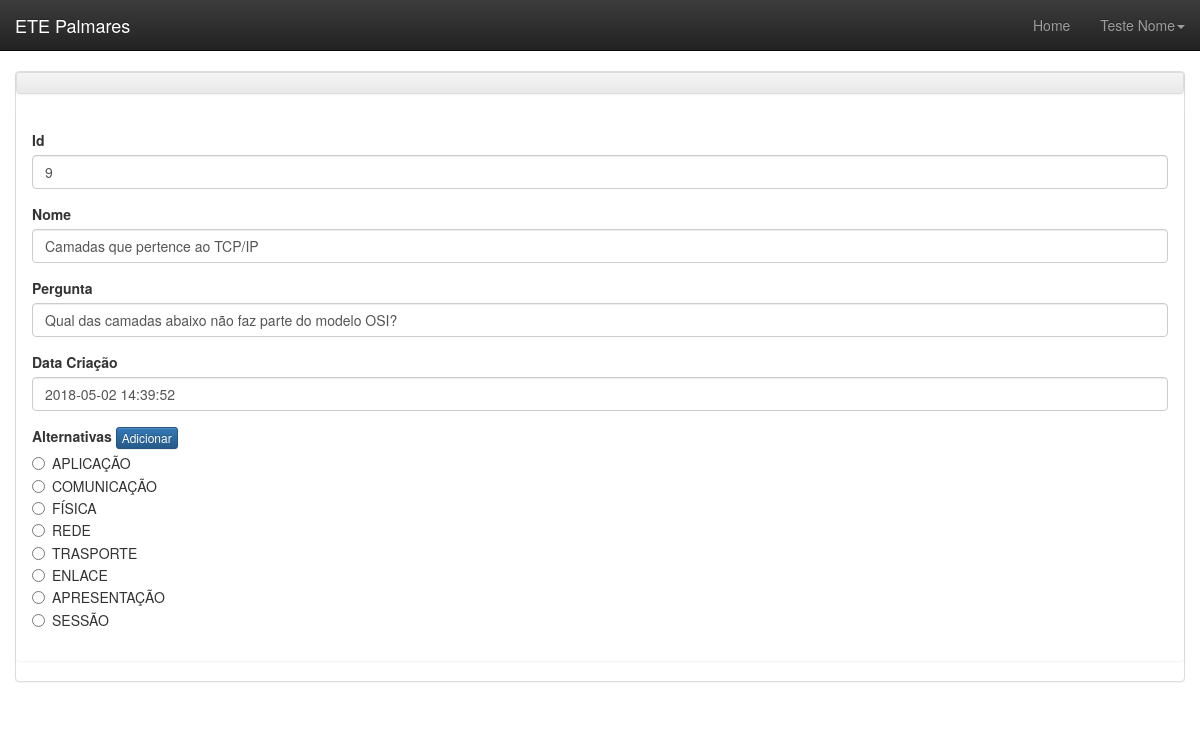
The app's page /questao_multi_escolha.php?id=9 (signed in) with its own data.
### tables this page shows
CREATE TABLE `disciplina_assunto_questao` (
  `disciplina_assunto_questao_id_assunto` int(11) NOT NULL,
  `disciplina_assunto_questao_id` int(11) NOT NULL,
  `disciplina_assunto_questao_nome` varchar(50) NOT NULL,
  `disciplina_assunto_questao_pergunta` varchar(500) NOT NULL,
  `disciplina_assunto_questao_mutipla_escolha` smallint(1) NOT NULL,
  `disciplina_assunto_questao_creat_at` datetime NOT NULL DEFAULT CURRENT_TIMESTAMP,
  `disciplina_assunto_questao_update_at` datetime DEFAULT NULL
);

CREATE TABLE `disciplina_assunto_questao_mutipla_escolha` (
  `disciplina_assunto_questao_id` int(11) NOT NULL,
  `disciplina_assunto_questao_mutipla_escolha_id` int(11) NOT NULL,
  `disciplina_assunto_questao_mutipla_escolha_text` varchar(250) NOT NULL
);

### class/questões.php (called while the page is built, shortened)
<?php
	class Questões extends Configdb
	{
		var $conn;
		function __construct()
		{
			$this->conn = new PDO('mysql:host='.$this->host.';dbname='.$this->dbname, $this->user, $this->password, array(PDO::MYSQL_ATTR_INIT_COMMAND => "SET NAMES utf8"));
		}
		function getQuestaoMultiEscolha($disciplina_assunto_questao_id){
			$star = $this->conn->prepare("
				SELECT
		            *
		        FROM
		            disciplina_assunto_questao AS Q
		        WHERE
		            Q.disciplina_assunto_questao_id = :disciplina_assunto_id
				");
    		$star->bindValue(":disciplina_assunto_id", $disciplina_assunto_questao_id , PDO::PARAM_INT);
			$run = $star->execute();
			$rs = $star->fetch(PDO::FETCH_ASSOC);
			return $rs;
		}
		function getQuestaoMultiEscolhaAlternativas($disciplina_assunto_questao_id){
			$star = $this->conn->prepare("
				SELECT
		            *
		        FROM
		            disciplina_assunto_questao_mutipla_escolha AS M
		        WHERE
		            M.disciplina_assunto_questao_id = :disciplina_assunto_id
		    ");
		    $star->bindValue(":disciplina_assunto_id", $disciplina_assunto_questao_id , PDO::PARAM_INT);
			$star->execute();
			return $star;
		}
	}
?>

### questao_multi_escolha.php (the view, shortened to what this page needs)
<?php
    require './class/questões.php';
    $questaD = new Questões();
    $disciplina_assunto_questao_id = (isset($_GET['id']))? $_GET['id'] : null;
    $questao = $questaD->getQuestaoMultiEscolha($disciplina_assunto_questao_id);
    $alternativas = $questaD->getQuestaoMultiEscolhaAlternativas($disciplina_assunto_questao_id);
?>
<!DOCTYPE html>
<html>
    <head>
        <?php include './template/header.php'; ?>
    </head>
    <body>
        <?php include './template/navbar.php'; ?>
        <div class="container">
             <div class="row" >
                <div class="panel panel-default">
                    <div class="panel panel-heading"></div>
                    <div class="panel panel-body">
                        <form class="form">
                            <div class="form-group">
                                <label for="IdQuestão">Id</label>
                                <input type="text" class="form-control" value="<?php echo $questao['disciplina_assunto_questao_id'] ?>" >
                            </div>
                            <div class="form-group">
                                <label for="IdQuestão">Nome</label>
                                <input type="text" class="form-control" value="<?php echo $questao['disciplina_assunto_questao_nome'] ?>" >
                            </div>
                            <div class="form-group">
                                <label for="IdQuestão">Pergunta</label>
                                <input type="text" class="form-control" value="<?php echo $questao['disciplina_assunto_questao_pergunta'] ?>" >
                            </div>
                            <div class="form-group">
                                <label for="IdQuestão">Data Criação</label>
                                <input type="text" class="form-control" value="<?php echo $questao['disciplina_assunto_questao_creat_at'] ?>" >
                            </div>
                            <div class="form-group">
                                <label for="IdQuestão">Alternativas</label>
                                <button type="button" class="btn btn-primary btn-xs" data-toggle="modal" data-target="#myModalDisciplina">
                                    Adicionar
                                </button>
                                <?php while ( $rows =  $alternativas->fetch(PDO::FETCH_ASSOC)){ ?>
                                   <div >
                                        <label class="radio-inline">
                                            <input type="radio" name="inlineRadioOptions" value="<?php  echo $rows['disciplina_assunto_questao_mutipla_escolha_text'] ?>">
                                            <?php  echo $rows['disciplina_assunto_questao_mutipla_escolha_text'] ?>
                                        </label>
                                    </div>
                                <?php } ?>
                            </div>
                        </form>
                    </div>
                </div>
            </div>
        </div>
    </body>
</html>

### template/header.php (shortened to what this page needs)
<link rel="stylesheet" type="text/css" href="./css/bootstrap.css">
<link rel="stylesheet" type="text/css" href="./css/bootstrap-theme.css">

### template/navbar.php (shortened to what this page needs)
<nav class="navbar navbar-inverse navbar-static-top">
    <div class="container-fluid">
        <a class="navbar-brand" href="#">ETE Palmares</a>
        <ul class="nav navbar-nav navbar-right">
            <li>
                <a href="./home">Home</a>
            </li>
            <li class="dropdown">
                <a href="#" class="dropdown-toggle" data-toggle="dropdown" role="button" aria-haspopup="true" aria-expanded="false"><?php echo $_SESSION['nome_usuario']; ?><span class="caret"></span></a>
            </li>
        </ul>
    </div>
</nav>

### template/header.php (style rules this page uses)
body { background-color: #fff; }

### records on screen
disciplina_assunto_questao: disciplina_assunto_questao_id "9", disciplina_assunto_questao_nome "Camadas que pertence ao TCP/IP", disciplina_assunto_questao_pergunta "Qual das camadas abaixo não faz parte do modelo OSI?", disciplina_assunto_questao_creat_at "2018-05-02 14:39:52"
disciplina_assunto_questao_mutipla_escolha: disciplina_assunto_questao_mutipla_escolha_text "APLICAÇÃO"
disciplina_assunto_questao_mutipla_escolha: disciplina_assunto_questao_mutipla_escolha_text "COMUNICAÇÃO"
disciplina_assunto_questao_mutipla_escolha: disciplina_assunto_questao_mutipla_escolha_text "FÍSICA"
disciplina_assunto_questao_mutipla_escolha: disciplina_assunto_questao_mutipla_escolha_text "REDE"
disciplina_assunto_questao_mutipla_escolha: disciplina_assunto_questao_mutipla_escolha_text "TRASPORTE"
disciplina_assunto_questao_mutipla_escolha: disciplina_assunto_questao_mutipla_escolha_text "ENLACE"
disciplina_assunto_questao_mutipla_escolha: disciplina_assunto_questao_mutipla_escolha_text "APRESENTAÇÃO"
disciplina_assunto_questao_mutipla_escolha: disciplina_assunto_questao_mutipla_escolha_text "SESSÃO"

### other values on screen
$_SESSION['nome_usuario'] "Teste Nome"
